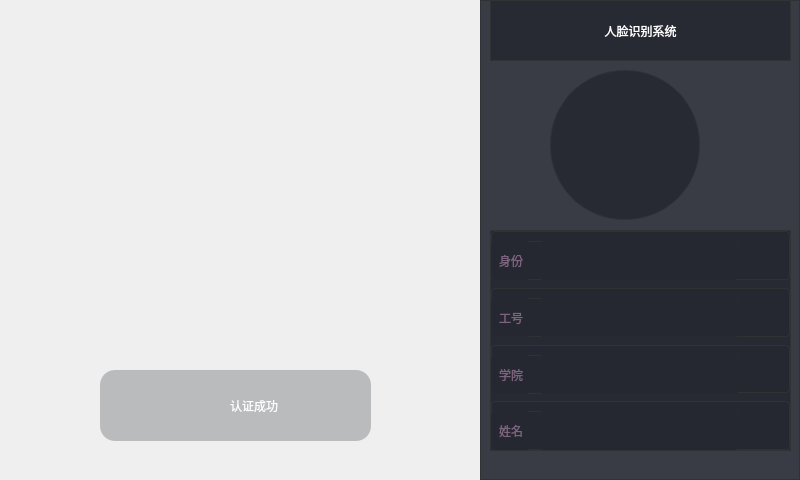
<?xml version="1.0" encoding="UTF-8"?>
<ui version="4.0">
 <class>FaceAttendence</class>
 <widget class="QMainWindow" name="FaceAttendence">
  <property name="enabled">
   <bool>true</bool>
  </property>
  <property name="geometry">
   <rect>
    <x>0</x>
    <y>0</y>
    <width>800</width>
    <height>480</height>
   </rect>
  </property>
  <property name="windowTitle">
   <string>FaceAttendence</string>
  </property>
  <widget class="QWidget" name="centralwidget">
   <property name="enabled">
    <bool>true</bool>
   </property>
   <widget class="QWidget" name="camera" native="true">
    <property name="enabled">
     <bool>true</bool>
    </property>
    <property name="geometry">
     <rect>
      <x>0</x>
      <y>0</y>
      <width>480</width>
      <height>480</height>
     </rect>
    </property>
    <property name="sizePolicy">
     <sizepolicy hsizetype="Fixed" vsizetype="Fixed">
      <horstretch>0</horstretch>
      <verstretch>0</verstretch>
     </sizepolicy>
    </property>
    <property name="minimumSize">
     <size>
      <width>480</width>
      <height>480</height>
     </size>
    </property>
    <property name="maximumSize">
     <size>
      <width>480</width>
      <height>480</height>
     </size>
    </property>
    <property name="styleSheet">
     <string notr="true"/>
    </property>
    <widget class="QWidget" name="widget_2" native="true">
     <property name="enabled">
      <bool>false</bool>
     </property>
     <property name="geometry">
      <rect>
       <x>100</x>
       <y>370</y>
       <width>271</width>
       <height>71</height>
      </rect>
     </property>
     <property name="styleSheet">
      <string notr="true">border-radius:15px;
background-color: rgba(49, 50, 54,70);</string>
     </property>
     <layout class="QHBoxLayout" name="horizontalLayout_2">
      <item>
       <spacer name="horizontalSpacer">
        <property name="orientation">
         <enum>Qt::Horizontal</enum>
        </property>
        <property name="sizeHint" stdset="0">
         <size>
          <width>40</width>
          <height>20</height>
         </size>
        </property>
       </spacer>
      </item>
      <item>
       <layout class="QHBoxLayout" name="horizontalLayout">
        <item>
         <widget class="QLabel" name="yes">
          <property name="minimumSize">
           <size>
            <width>31</width>
            <height>21</height>
           </size>
          </property>
          <property name="maximumSize">
           <size>
            <width>31</width>
            <height>21</height>
           </size>
          </property>
          <property name="styleSheet">
           <string notr="true">border:none;
background-color: rgba(49, 50, 54,0);
border-image: url(:/yes.png);
</string>
          </property>
          <property name="text">
           <string/>
          </property>
         </widget>
        </item>
        <item>
         <widget class="QLabel" name="success">
          <property name="styleSheet">
           <string notr="true">font: 25 24pt &quot;微软雅黑 Light&quot;;
color: rgb(255, 255, 255);
background-color: rgba(49, 50, 54,0);
border:none;</string>
          </property>
          <property name="text">
           <string>认证成功</string>
          </property>
         </widget>
        </item>
       </layout>
      </item>
      <item>
       <spacer name="horizontalSpacer_2">
        <property name="orientation">
         <enum>Qt::Horizontal</enum>
        </property>
        <property name="sizeHint" stdset="0">
         <size>
          <width>40</width>
          <height>20</height>
         </size>
        </property>
       </spacer>
      </item>
     </layout>
    </widget>
    <widget class="QLabel" name="head_cap_img">
     <property name="geometry">
      <rect>
       <x>110</x>
       <y>70</y>
       <width>266</width>
       <height>266</height>
      </rect>
     </property>
     <property name="styleSheet">
      <string notr="true">border-image: url(:/crc.png);</string>
     </property>
     <property name="text">
      <string/>
     </property>
    </widget>
    <widget class="QLabel" name="videoLb">
     <property name="enabled">
      <bool>true</bool>
     </property>
     <property name="geometry">
      <rect>
       <x>0</x>
       <y>0</y>
       <width>480</width>
       <height>480</height>
      </rect>
     </property>
     <property name="text">
      <string/>
     </property>
    </widget>
    <zorder>videoLb</zorder>
    <zorder>widget_2</zorder>
    <zorder>head_cap_img</zorder>
   </widget>
   <widget class="QWidget" name="widget" native="true">
    <property name="geometry">
     <rect>
      <x>480</x>
      <y>0</y>
      <width>320</width>
      <height>480</height>
     </rect>
    </property>
    <property name="styleSheet">
     <string notr="true">QWidget {
    border: 1px solid #313236;

	
	background-color: rgba(37, 40, 49,0.9);
}

QWidget#headline{
	
	font: 24pt &quot;微软雅黑&quot;;
	
	color: rgb(255, 255, 255);

}
QWidget#head_image{
	
	border-radius:74px;


}</string>
    </property>
    <widget class="QLabel" name="headline">
     <property name="geometry">
      <rect>
       <x>10</x>
       <y>0</y>
       <width>301</width>
       <height>61</height>
      </rect>
     </property>
     <property name="text">
      <string>人脸识别系统</string>
     </property>
     <property name="alignment">
      <set>Qt::AlignCenter</set>
     </property>
    </widget>
    <widget class="QLabel" name="head_image">
     <property name="geometry">
      <rect>
       <x>70</x>
       <y>70</y>
       <width>150</width>
       <height>150</height>
      </rect>
     </property>
     <property name="text">
      <string/>
     </property>
    </widget>
    <widget class="QWidget" name="layoutWidget">
     <property name="geometry">
      <rect>
       <x>10</x>
       <y>230</y>
       <width>301</width>
       <height>221</height>
      </rect>
     </property>
     <layout class="QVBoxLayout" name="verticalLayout">
      <item>
       <widget class="QWidget" name="widget_3" native="true">
        <property name="styleSheet">
         <string notr="true">QWidget {
    border: 1px solid #313236;
    padding: 5px; /* 添加内边距 */
    margin: 1px;  /* 添加外边距 */
	border-radius:4px;
	
	background-color: rgba(37, 40, 49,0.9);
}

QLabel {
    border: none;
    font: bold 12pt &quot;微软雅黑&quot;;
    color: rgb(125, 100, 127);
    
}
QLineEdit {
	border:none;
	
	font: bold 10pt &quot;微软雅黑&quot;;

	color:rgb(255,255,255)

}
</string>
        </property>
        <widget class="QWidget" name="layoutWidget">
         <property name="geometry">
          <rect>
           <x>0</x>
           <y>10</y>
           <width>250</width>
           <height>41</height>
          </rect>
         </property>
         <layout class="QHBoxLayout" name="horizontalLayout_3">
          <item>
           <widget class="QLabel" name="label_3">
            <property name="text">
             <string>身份</string>
            </property>
           </widget>
          </item>
          <item>
           <widget class="QLineEdit" name="LE_identity">
            <property name="sizePolicy">
             <sizepolicy hsizetype="Expanding" vsizetype="Expanding">
              <horstretch>0</horstretch>
              <verstretch>0</verstretch>
             </sizepolicy>
            </property>
            <property name="text">
             <string/>
            </property>
            <property name="alignment">
             <set>Qt::AlignCenter</set>
            </property>
           </widget>
          </item>
         </layout>
        </widget>
       </widget>
      </item>
      <item>
       <widget class="QWidget" name="widget_4" native="true">
        <property name="styleSheet">
         <string notr="true">QWidget {
    border: 1px solid #313236;
    padding: 5px; /* 添加内边距 */
    margin: 1px;  /* 添加外边距 */
	border-radius:4px;
	
	background-color: rgba(37, 40, 49,0.9);
}

QLabel {
    border: none;
    font: bold 12pt &quot;微软雅黑&quot;;
    color: rgb(125, 100, 127);
  
    
}
QLineEdit {
	border:none;
	
	font: bold 10pt &quot;微软雅黑&quot;;

 
	color:rgb(255,255,255)

}
</string>
        </property>
        <widget class="QWidget" name="layoutWidget_4">
         <property name="geometry">
          <rect>
           <x>0</x>
           <y>10</y>
           <width>250</width>
           <height>41</height>
          </rect>
         </property>
         <layout class="QHBoxLayout" name="horizontalLayout_6">
          <item>
           <widget class="QLabel" name="label_6">
            <property name="text">
             <string>工号</string>
            </property>
           </widget>
          </item>
          <item>
           <widget class="QLineEdit" name="LE_Work_ID">
            <property name="sizePolicy">
             <sizepolicy hsizetype="Expanding" vsizetype="Expanding">
              <horstretch>0</horstretch>
              <verstretch>0</verstretch>
             </sizepolicy>
            </property>
            <property name="text">
             <string/>
            </property>
            <property name="alignment">
             <set>Qt::AlignCenter</set>
            </property>
           </widget>
          </item>
         </layout>
        </widget>
       </widget>
      </item>
      <item>
       <widget class="QWidget" name="widget_6" native="true">
        <property name="styleSheet">
         <string notr="true">QWidget {
    border: 1px solid #313236;
    padding: 5px; /* 添加内边距 */
    margin: 1px;  /* 添加外边距 */
	border-radius:4px;
	
	background-color: rgba(37, 40, 49,0.9);
}

QLabel {
    border: none;
    font: bold 12pt &quot;微软雅黑&quot;;
    color: rgb(125, 100, 127);
   
    
}
QLineEdit {
	border:none;
	
	font: bold 10pt &quot;微软雅黑&quot;;

  
	color:rgb(255,255,255)

}
</string>
        </property>
        <widget class="QWidget" name="layoutWidget_7">
         <property name="geometry">
          <rect>
           <x>0</x>
           <y>10</y>
           <width>250</width>
           <height>41</height>
          </rect>
         </property>
         <layout class="QHBoxLayout" name="horizontalLayout_9">
          <item>
           <widget class="QLabel" name="label_9">
            <property name="text">
             <string>学院</string>
            </property>
           </widget>
          </item>
          <item>
           <widget class="QLineEdit" name="LE_Dept">
            <property name="sizePolicy">
             <sizepolicy hsizetype="Expanding" vsizetype="Expanding">
              <horstretch>0</horstretch>
              <verstretch>0</verstretch>
             </sizepolicy>
            </property>
            <property name="text">
             <string/>
            </property>
            <property name="alignment">
             <set>Qt::AlignCenter</set>
            </property>
           </widget>
          </item>
         </layout>
        </widget>
       </widget>
      </item>
      <item>
       <widget class="QWidget" name="widget_9" native="true">
        <property name="styleSheet">
         <string notr="true">QWidget {
    border: 1px solid #313236;
    padding: 5px; /* 添加内边距 */
    margin: 1px;  /* 添加外边距 */
	border-radius:4px;
	
	background-color: rgba(37, 40, 49,0.9);
}

QLabel {
    border: none;
    font: bold 12pt &quot;微软雅黑&quot;;
    color: rgb(125, 100, 127);
   
    
}
QLineEdit {
	border:none;
	
	font: bold 10pt &quot;微软雅黑&quot;;

	color:rgb(255,255,255)

}
</string>
        </property>
        <widget class="QWidget" name="layoutWidget_8">
         <property name="geometry">
          <rect>
           <x>0</x>
           <y>10</y>
           <width>250</width>
           <height>41</height>
          </rect>
         </property>
         <layout class="QHBoxLayout" name="horizontalLayout_10">
          <item>
           <widget class="QLabel" name="label_10">
            <property name="text">
             <string>姓名</string>
            </property>
           </widget>
          </item>
          <item>
           <widget class="QLineEdit" name="LE_Name">
            <property name="sizePolicy">
             <sizepolicy hsizetype="Expanding" vsizetype="Expanding">
              <horstretch>0</horstretch>
              <verstretch>0</verstretch>
             </sizepolicy>
            </property>
            <property name="text">
             <string/>
            </property>
            <property name="alignment">
             <set>Qt::AlignCenter</set>
            </property>
           </widget>
          </item>
         </layout>
        </widget>
       </widget>
      </item>
     </layout>
    </widget>
   </widget>
  </widget>
 </widget>
 <resources/>
 <connections/>
</ui>
